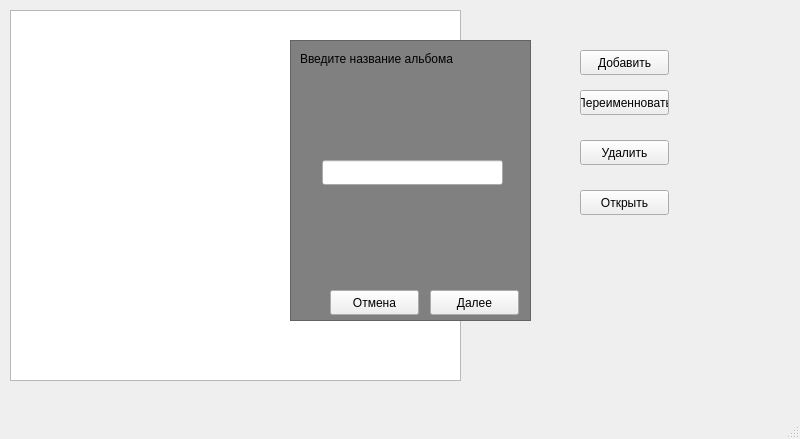
<?xml version="1.0" encoding="UTF-8"?>
<ui version="4.0">
 <class>MainWindow</class>
 <widget class="QMainWindow" name="MainWindow">
  <property name="geometry">
   <rect>
    <x>0</x>
    <y>0</y>
    <width>800</width>
    <height>439</height>
   </rect>
  </property>
  <property name="windowTitle">
   <string>MainWindow</string>
  </property>
  <widget class="QWidget" name="centralwidget">
   <widget class="QListWidget" name="lw_albums">
    <property name="geometry">
     <rect>
      <x>10</x>
      <y>10</y>
      <width>451</width>
      <height>371</height>
     </rect>
    </property>
   </widget>
   <widget class="QPushButton" name="btn_add">
    <property name="geometry">
     <rect>
      <x>580</x>
      <y>50</y>
      <width>89</width>
      <height>25</height>
     </rect>
    </property>
    <property name="text">
     <string>Добавить</string>
    </property>
   </widget>
   <widget class="QPushButton" name="btn_rename">
    <property name="geometry">
     <rect>
      <x>580</x>
      <y>90</y>
      <width>89</width>
      <height>25</height>
     </rect>
    </property>
    <property name="text">
     <string>Переименновать</string>
    </property>
   </widget>
   <widget class="QPushButton" name="btn_delete">
    <property name="geometry">
     <rect>
      <x>580</x>
      <y>140</y>
      <width>89</width>
      <height>25</height>
     </rect>
    </property>
    <property name="text">
     <string>Удалить</string>
    </property>
   </widget>
   <widget class="QPushButton" name="btn_open">
    <property name="geometry">
     <rect>
      <x>580</x>
      <y>190</y>
      <width>89</width>
      <height>25</height>
     </rect>
    </property>
    <property name="text">
     <string>Открыть</string>
    </property>
   </widget>
   <widget class="QFrame" name="fr_add">
    <property name="geometry">
     <rect>
      <x>290</x>
      <y>40</y>
      <width>241</width>
      <height>281</height>
     </rect>
    </property>
    <property name="styleSheet">
     <string notr="true">QFrame{
background: gray
}</string>
    </property>
    <property name="frameShape">
     <enum>QFrame::StyledPanel</enum>
    </property>
    <property name="frameShadow">
     <enum>QFrame::Plain</enum>
    </property>
    <widget class="QPushButton" name="fr_btn_continue">
     <property name="geometry">
      <rect>
       <x>140</x>
       <y>250</y>
       <width>89</width>
       <height>25</height>
      </rect>
     </property>
     <property name="text">
      <string>Далее</string>
     </property>
    </widget>
    <widget class="QPushButton" name="fr_btn_cancel">
     <property name="geometry">
      <rect>
       <x>40</x>
       <y>250</y>
       <width>89</width>
       <height>25</height>
      </rect>
     </property>
     <property name="text">
      <string>Отмена</string>
     </property>
    </widget>
    <widget class="QLineEdit" name="le_album_name">
     <property name="geometry">
      <rect>
       <x>32</x>
       <y>120</y>
       <width>181</width>
       <height>25</height>
      </rect>
     </property>
    </widget>
    <widget class="QLabel" name="label">
     <property name="geometry">
      <rect>
       <x>10</x>
       <y>10</y>
       <width>211</width>
       <height>17</height>
      </rect>
     </property>
     <property name="text">
      <string>Введите название альбома</string>
     </property>
    </widget>
   </widget>
  </widget>
  <widget class="QMenuBar" name="menubar">
   <property name="geometry">
    <rect>
     <x>0</x>
     <y>0</y>
     <width>800</width>
     <height>22</height>
    </rect>
   </property>
  </widget>
  <widget class="QStatusBar" name="statusbar"/>
 </widget>
 <resources/>
 <connections/>
</ui>
